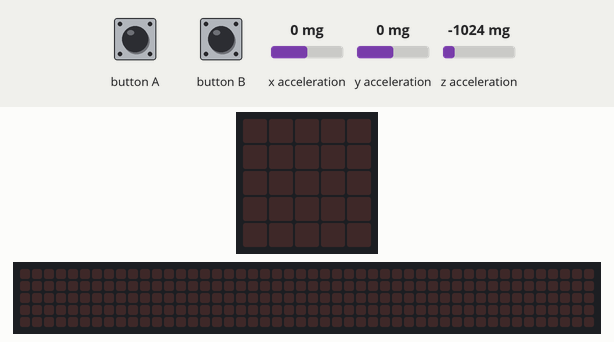
The program below on a simulated BBC micro:bit running MicroPython. Shown: the board's 5×5 LED display, a strip that is not on the board, showing the scrolling text unrolled. Inputs (shaded band) come from the test bench; at power-on: x acceleration 0 mg, y acceleration 0 mg, z acceleration -1024 mg. The 48×5 strip is a reading aid, not a part: it shows the text the display is scrolling, unrolled, one strip-width of it at a time; what the program prints to the serial console is not drawn.

Above: at 1.2 s.
1.3 s: button A pressed for 0.25 s
At 1.48 s:
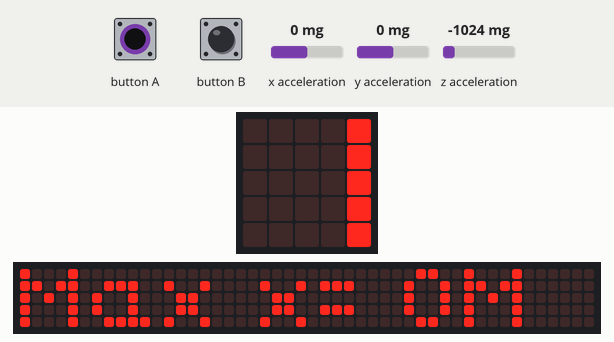
At 1.93 s:
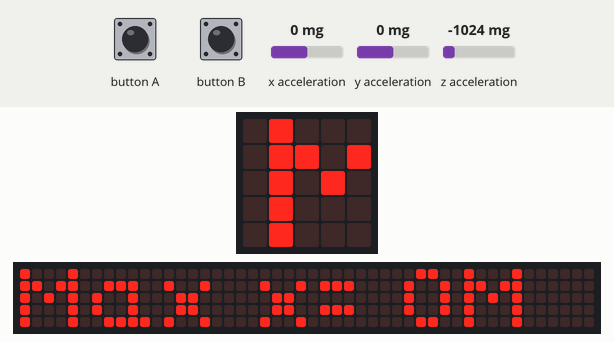

The program:

graf_acelerometros.py
```python
from microbit import *

# Maximo de tuplas en lista
MAX = 100

# Funcion para calcular aceleracion maxima
def max_a(acc,j):
    r = acc[0] # r toma el valor de la primera aceleracion
    for a in range(j): # Recorremos la lista de aceleraciones hasta donde se hayan tomado medidas
        if r < acc[a]: # Si la aceleracion a comparar es mayor a r, r toma su valor
            r = acc[a]
    return r # Se regresa r (aceleracion maxima)

# Funcion para calcular aceleracion minima
def min_a(acc,j):
    r = acc[0] # r toma el valor de la primera aceleracion
    for a in range(j): # Recorremos la lista de aceleraciones hasta donde se hayan tomado medidas
        if r > acc[a]: # Si la aceleracion a comparar es menor a r, r toma su valor
            r = acc[a]
    return r # Se regresa r (aceleracion minima)

def main():
    # Lista de tuplas de tamaño MAX
    readings = [(0, 0, 0)] * MAX

    # Creamos lista para aceleracion en cada eje
    ax = [0] * MAX
    ay = [0] * MAX
    az = [0] * MAX

    # Contador lecturas
    i = 0

    # Contador para promedios
    j = 0
    while True:
        # Suma 1 al contador para promedios
        j = j + 1
        # Rellenamos la lista con tupla de aceleraciones
        readings[i] = accelerometer.get_values()
        # Separamos aceleraciones por eje en listas
        ax[i] = readings[i][0]
        ay[i] = readings[i][1]
        az[i] = readings[i][2]

        # Calculamos el promedio de aceleracion por eje cuando readings no tiene MAX datos
        if j < MAX:
            meanx = sum(ax) / j
            meany = sum(ay) / j
            meanz = sum(az) / j

        # Calculamos el promedio de aceleracion por eje cuando reading tiene MAX datos
        else:
            meanx = sum(ax) / MAX
            meany = sum(ay) / MAX
            meanz = sum(az) / MAX
        # Imprimimos en trazador el promedio de aceleraciones por eje
        print( (meanx,meany,meanz) )

        # Si el boton a es presionado desplegamos en el diplay la aceleracion maxima por eje
        if button_a.is_pressed():
            max_r = "Max x= " + str(max_a(ax,j)) + "Max y= " + str(max_a(ay,j)) + "Max z= " + str(max_a(az,j))
            display.scroll(max_r)

        # Si el boton a es presionado desplegamos en el diplay la aceleracion minima por eje
        if button_b.is_pressed():
            min_r = "Min x= " + str(min_a(ax,j)) + "Min y= " + str(min_a(ay,j)) + "Min z= " + str(min_a(az,j))
            display.scroll(min_r)

        # Sumamos 1 al contador de lecturas para rellenar la lista
        i += 1
        # Si llegamos al tamaño maximo comenzamos a sobreescribir reiniciando el contador
        if i == MAX:
            i = 0
        sleep(200)

if __name__ == "__main__":
    main()
```

Measured:
- after the input at 1.3 s, the display: changes after 0.11 s (image 1)
